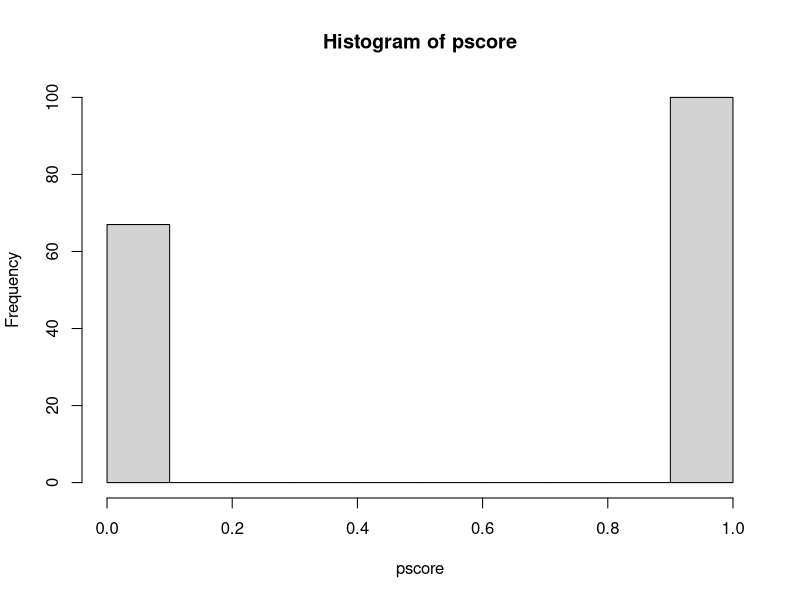
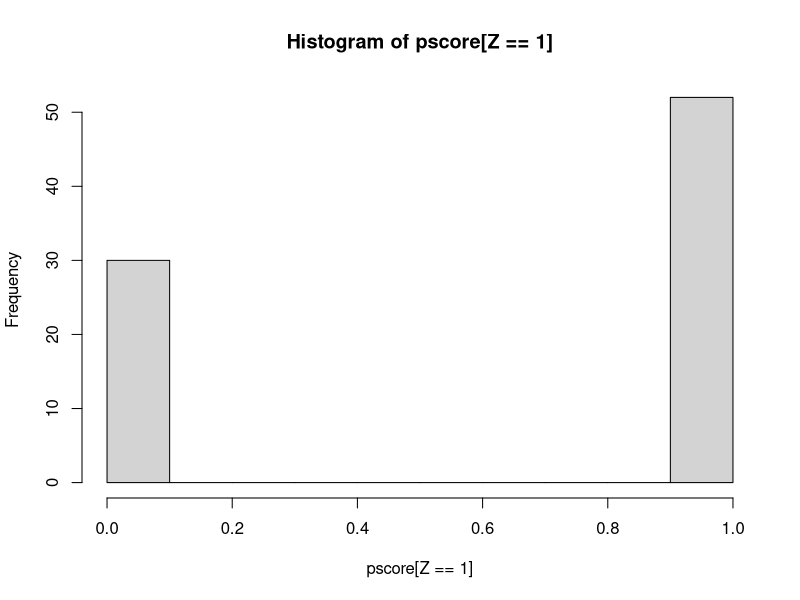
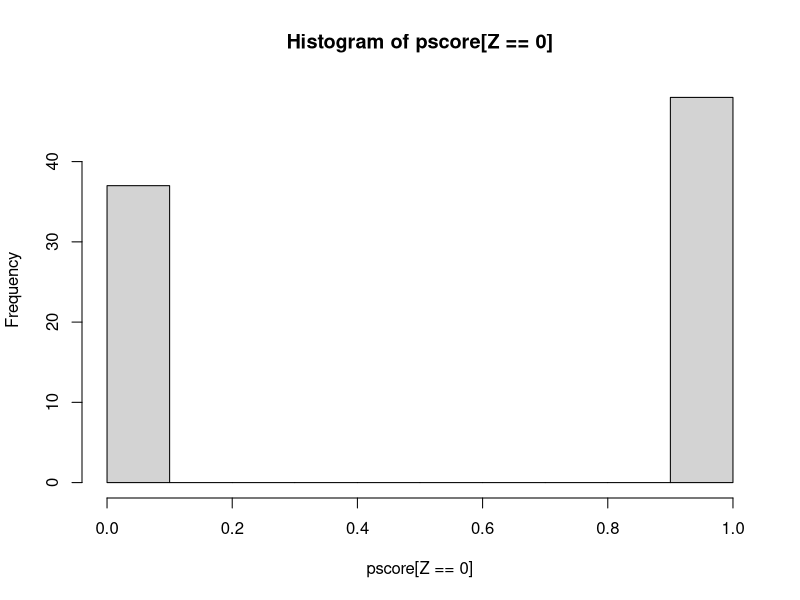

Reproduce these figures in R, in order.
## ---- chunk 1
knitr::opts_chunk$set(echo = TRUE)
## ---- chunk 2
master_df = read.csv('master_df.csv')
set.seed(156)

OS_est = function(z, y, x, out.family = gaussian, 
                  truncpscore = c(0, 1))
{
     ## fitted propensity score
     pscore   = glm(z ~ x, family = binomial)$fitted.values
     pscore   = pmax(truncpscore[1], pmin(truncpscore[2], pscore))
     
     ## fitted potential outcomes
     outcome1 = glm(y ~ x, weights = z, 
                    family = out.family)$fitted.values
     outcome0 = glm(y ~ x, weights = (1 - z), 
                    family = out.family)$fitted.values
     
     ## regression imputation estimator
     ace.reg  = mean(outcome1 - outcome0) 
     ## IPW estimators
     ace.ipw0 = mean(z*y/pscore - (1 - z)*y/(1 - pscore))
     ace.ipw  = mean(z*y/pscore)/mean(z/pscore) - 
                   mean((1 - z)*y/(1 - pscore))/mean((1 - z)/(1 - pscore))
     ## doubly robust estimator
     res1     = y - outcome1
     res0     = y - outcome0
     ace.dr   = ace.reg + mean(z*res1/pscore - (1 - z)*res0/(1 - pscore))

     return(c(ace.reg, ace.ipw0, ace.ipw, ace.dr))     
}


OS_ATE = function(z, y, x, n.boot = 2*10^2,
                     out.family = gaussian, truncpscore = c(0, 1))
{
     point.est  = OS_est(z, y, x, out.family, truncpscore)
     
     ## nonparametric bootstrap
     n.sample   = length(z)
     x          = as.matrix(x)
     boot.est   = replicate(n.boot, 
                  {id.boot = sample(1:n.sample, n.sample, replace = TRUE)
                  OS_est(z[id.boot], y[id.boot], x[id.boot, ], 
                         out.family, truncpscore)})

     boot.se    = apply(boot.est, 1, sd)
     
     res        = rbind(point.est, boot.se)
     rownames(res) = c("est", "se")
     colnames(res) = c("reg", "HT", "Hajek", "DR")
     
     return(res)
}


Z = as.integer((master_df$GDP_G_L) < 0)
Y = master_df$ANY_PRIO
X = as.matrix(master_df[, c(c(85,61,51,56,49,36), 100:179)])

pscore = glm(Z ~ X, family = binomial)$fitted.values
hist(pscore)
hist(pscore[Z==1])
hist(pscore[Z==0])

causaleffects = OS_ATE(Z, Y, X, 
                      out.family = binomial, n.boot = 1000, truncpscore = c(0.1,0.9))
round(causaleffects, 3)
rbind(causaleffects[1, ] - 1.96*causaleffects[2, ],
      causaleffects[1, ] + 1.96*causaleffects[2, ])

